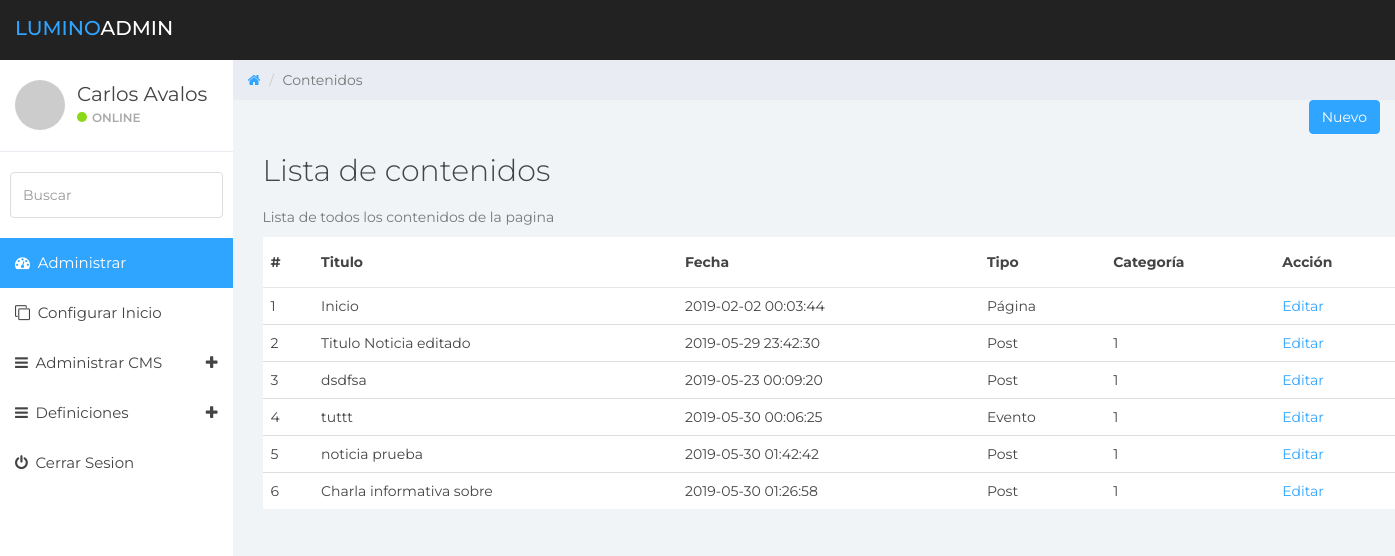
/public/admin/page-consultar.php (signed in), run on an earlier commit of the app's database.
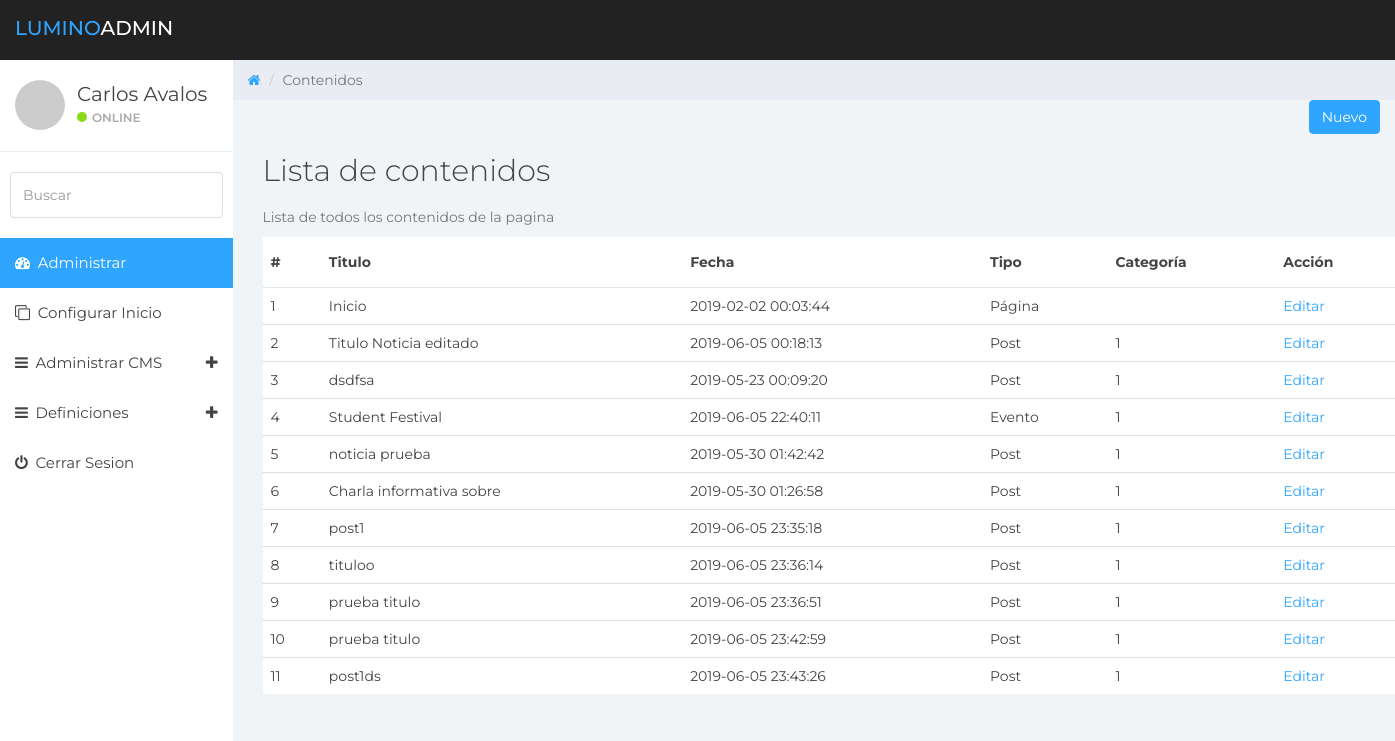
And on a later commit of the database.
### tables this page shows
CREATE TABLE `contenidos` (
  `id` int(11) NOT NULL,
  `titulo` varchar(200) NOT NULL,
  `contenido` longtext NOT NULL,
  `fecha_publicacion` timestamp NOT NULL DEFAULT CURRENT_TIMESTAMP ON UPDATE CURRENT_TIMESTAMP,
  `tipo` varchar(20) NOT NULL,
  `fecha` varchar(40) NOT NULL,
  `categoria` varchar(100) NOT NULL,
  `alias` varchar(200) NOT NULL,
  `contacto` varchar(200) DEFAULT NULL,
  `direccion` varchar(200) DEFAULT NULL,
  `cod_zona` int(11) DEFAULT NULL,
  `urlimagen` varchar(200) DEFAULT NULL,
  `resumen` varchar(200) DEFAULT NULL
);

### public/admin/lib/data.php (called while the page is built, shortened)
<?php
$path = dirname(__FILE__);
require_once( $path . '/../../../setting/mysql.php');
function retornar_tipo_contenido(){
  return ['POST' => 'Post','PAGE'=>'Página',  'EVENTO' => 'Evento'];
}
function cargar_datos_contenidos(){
   $mysql = new Mysql();
   $sql = <<<SQL
   SELECT * FROM contenidos
SQL;
   $res = $mysql->search($sql);
   return $res;
   }
?>

### setting/mysql.php (called while the page is built, shortened)
<?php
class MySql{
    private $conn;
    public function connect(){
    try {
      $this->conn = new PDO("mysql:host=".Config::SERVERNAME.";dbname=".Config::DATABASE, Config::USERNAME, Config::PASSWORD);
      $this->conn->setAttribute(PDO::ATTR_ERRMODE, PDO::ERRMODE_EXCEPTION);
      return true;
    }catch(PDOException $e){
      echo "Connection failed: " . $e->getMessage();
      return false;
    }
    }
    public function search($sql){
      try{
      if($this->connect()){
        $stmt = $this->conn->prepare($sql);
        $stmt->execute();
        $stmt->setFetchMode(PDO::FETCH_ASSOC);
        return $stmt->fetchAll();
      }else{
        return array();
      }
      }catch(PDOEXception $e){
      echo $sql ."<br />". $e->getMessage();
      return false;
      }
    }
}
?>

### public/admin/page-consultar.php (the view)
<?php include('cabecera.php'); ?>
<?php include('sidebar.php'); ?>
<div class="col-sm-9 col-sm-offset-3 col-lg-10 col-lg-offset-2 main">
		<div class="row">
			<ol class="breadcrumb">
				<li><a href="#">
					<em class="fa fa-home"></em>
				</a></li>
				<li class="active">Contenidos</li>
			</ol>
		</div>
    <?php $res = cargar_datos_contenidos(); $array_type = retornar_tipo_contenido(); ?>
		<div class="mid-page" style="text-align:right;" >
		 <a href="page-contenido.php" class="btn btn-primary">Nuevo</a>
		</div>
		 <div class="container">
			  <h2>Lista de contenidos</h2>
		  	<p>Lista de todos los contenidos de la pagina</p>
				<table class="table">
				<thead>
					<tr>
						<th>#</th>
						<th>Titulo</th>
						<th>Fecha</th>
						<th>Tipo</th>
						<th>Categoría</th>
						<th>Acción</th>
					</tr>
				</thead>
				<tbody>
					<?php while(is_array($res) && list($k, $v) = each($res) ): ?>
					<tr>
						<td><?= $k+1 ?></td>
						<td><?= $v['titulo'] ?></td>
						<td><?= $v['fecha_publicacion'] ?></td>
						<td><?= $array_type [ $v['tipo'] ] ?></td>
						<td><?= $v['categoria'] ?></td>
						<td><a href="page-contenido.php?id=<?=$v['id']?>">Editar</a></td>
					</tr>
					<?php endwhile; ?>
				</tbody>
			</table>
		 </div>
	</div>
<?php include('footer.php'); ?>

What changed in the data, as far as the page shows it:
changed contenidos "Titulo Noticia editado": fecha_publicacion "2019-05-29 23:42:30" → "2019-06-05 00:18:13"
changed contenidos "Evento": titulo "tuttt" → "Student Festival"; fecha_publicacion "2019-05-30 00:06:25" → "2019-06-05 22:40:11"
added contenidos: k "7", titulo "post1", fecha_publicacion "2019-06-05 23:35:18", tipo "Post", categoria "1"
added contenidos: k "8", titulo "tituloo", fecha_publicacion "2019-06-05 23:36:14", tipo "Post", categoria "1"
added contenidos: k "9", titulo "prueba titulo", fecha_publicacion "2019-06-05 23:36:51", tipo "Post", categoria "1"
added contenidos: k "10", titulo "prueba titulo", fecha_publicacion "2019-06-05 23:42:59", tipo "Post", categoria "1"
added contenidos: k "11", titulo "post1ds", fecha_publicacion "2019-06-05 23:43:26", tipo "Post", categoria "1"
